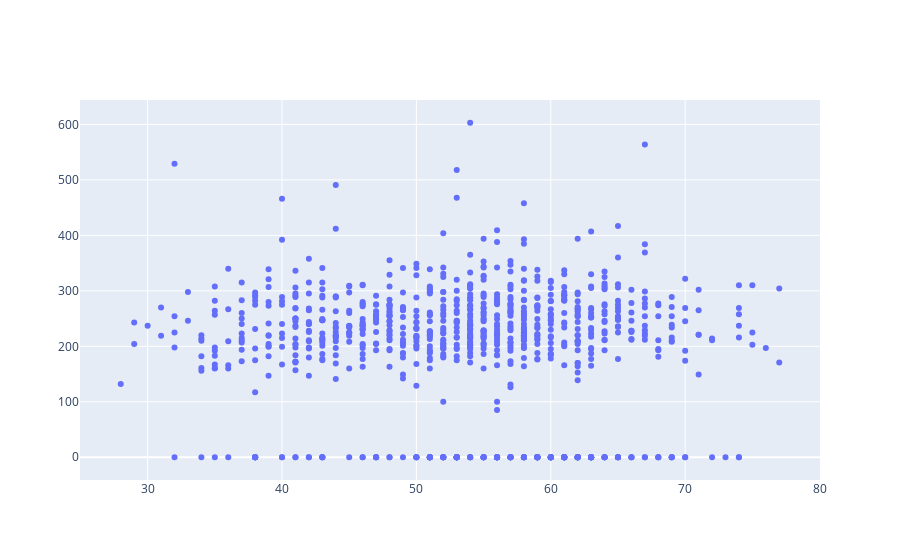

Notebook code cell kept with this figure:
### Code cell
fig = go.Figure()

fig.add_trace(
    go.Scatter(
        x=combined_df["age"],
        y=combined_df["chol"],
        # mode='markers+lines',
        mode="markers",
        name="chol v age",
    )
)

### Figure 1 — Plotly figure (JSON) as saved in the notebook; plotly's stock layout.template omitted (floating-point values rounded to 4 significant figures; data arrays with more than 128 entries replaced by an {"elided": "..."} marker saying what was removed)
{"data": [{"mode": "markers", "name": "chol v age", "type": "scatter", "x": {"elided": "920 int values"}, "y": {"elided": "920 int values"}}], "layout": {"autosize": true, "xaxis": {"autorange": true, "range": [24.98, 80.02], "type": "linear"}, "yaxis": {"autorange": true, "range": [-49.76, 652.8], "type": "linear"}}}
